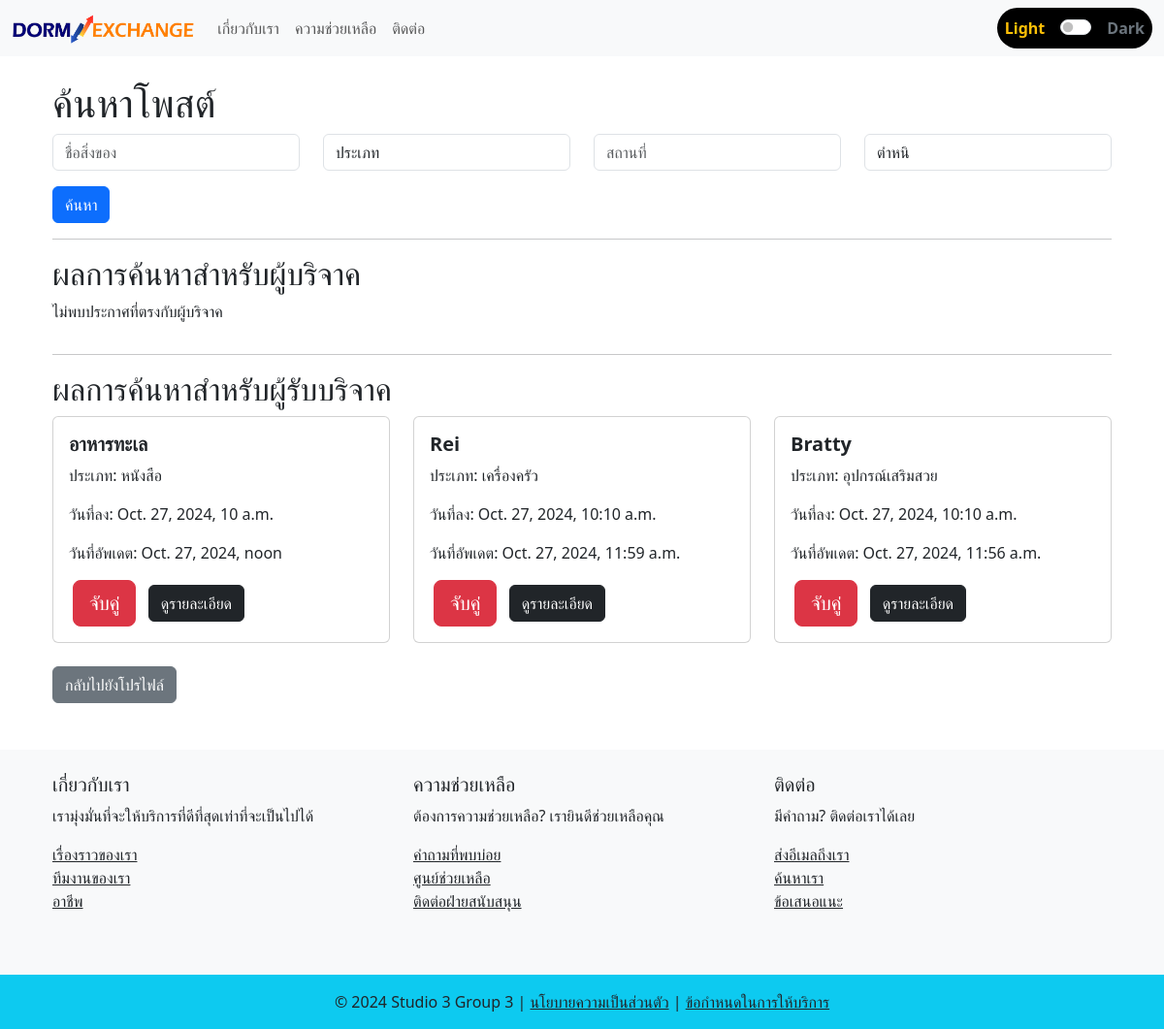
Page /search/ (signed in) on the earlier database version.
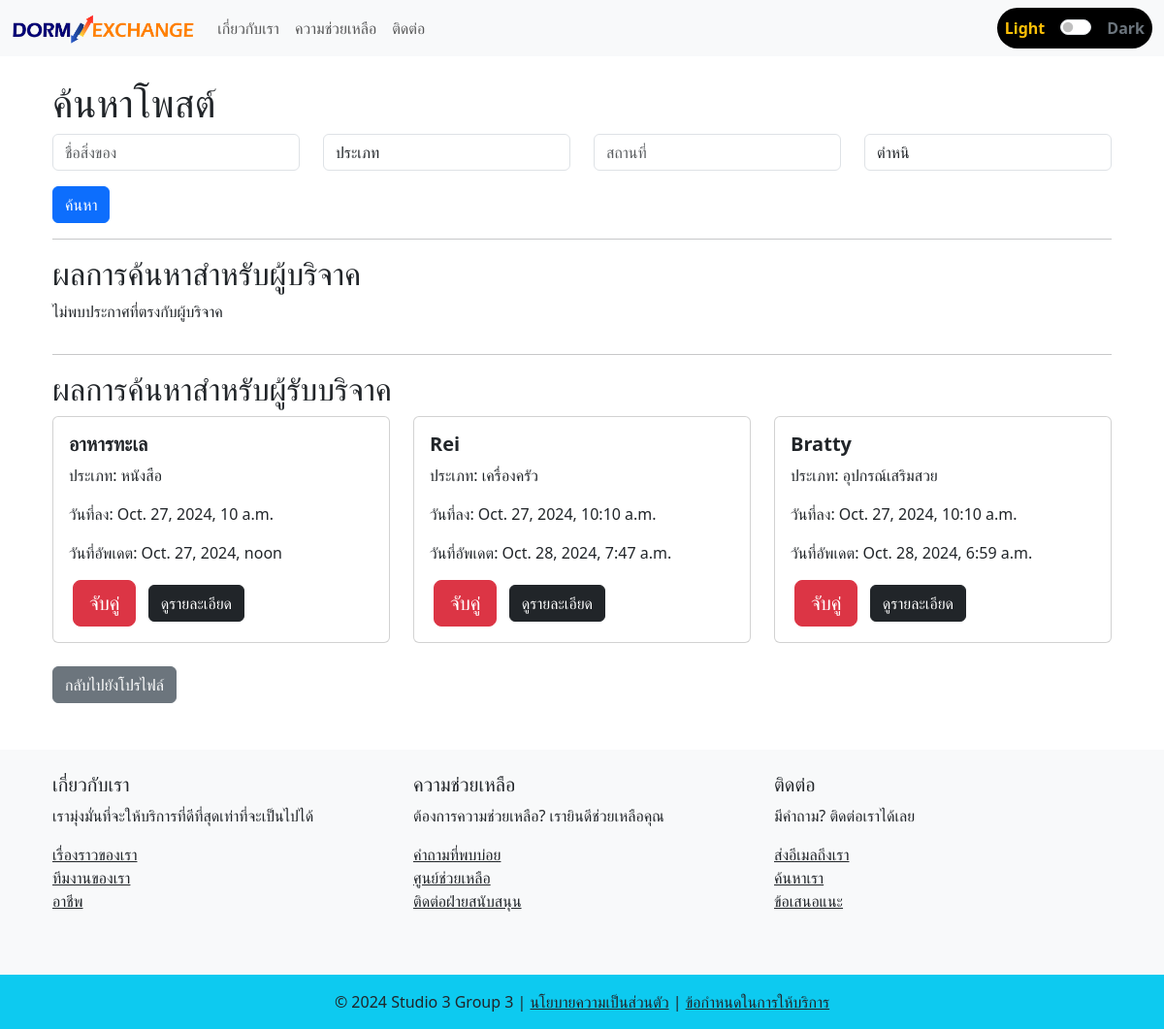
Same page on the later database version.
### myapp/models.py (models this page shows, shortened)
class PostReceiver(models.Model):
    post_ID = models.AutoField(primary_key=True)
    stuff_name = models.CharField(max_length=50)
    categories = models.CharField(max_length=50, choices=CATEGORIES)
    description = models.TextField()
    defect = models.CharField(max_length=50, choices=DEFECT)
    user_profile = models.ForeignKey(UserProfile, on_delete=models.CASCADE)
    place = models.TextField()
    date_limit = models.DateField()
    created_at = models.DateTimeField(default=timezone.now)
    updated_at = models.DateTimeField(auto_now=True)
    is_matched = models.BooleanField(default=False)
    is_confirm = models.BooleanField(default=False)

### myapp/views.py (the view)
# urls.py: path('search/', views.search_posts, name='search_posts'),
def search_posts(request):
    CATEGORIES = [
    ("หนังสือ", "หนังสือ"),
    ("เครื่องครัว", "เครื่องครัว"),
    ("อุปกรณ์เสริมสวย", "อุปกรณ์เสริมสวย"),
    ("เครื่องใช้ไฟฟ้า", "เครื่องใช้ไฟฟ้า"),
    ("เฟอร์นิเจอร์", "เฟอร์นิเจอร์"),
    ("อุปกรณ์สำหรับสัตว์เลี้ยง", "อุปกรณ์สำหรับสัตว์เลี้ยง"),
    ("เสื้อผ้า", "เสื้อผ้า"),
    ]
    DEFECT = [
        ("ไม่มี", "ไม่มี"),
        ("น้อย", "น้อย"),
        ("ปานกลาง", "ปานกลาง"),
        ("มาก", "มาก"),
    ]
    query = request.GET.get("q", "")
    category = request.GET.get("category", "")
    place = request.GET.get("place", "")
    defect = request.GET.get("defect", "")
    user_profile = request.user.profile
    giver_posts = PostGiver.objects.exclude(user_profile=user_profile)
    receiver_posts = PostReceiver.objects.exclude(user_profile=user_profile)
    if query:
        giver_posts = giver_posts.filter(stuff_name__icontains=query)
        receiver_posts = receiver_posts.filter(stuff_name__icontains=query)
    if category:
        giver_posts = giver_posts.filter(categories=category)
        receiver_posts = receiver_posts.filter(categories=category)
    if place:
        giver_posts = giver_posts.filter(place__icontains=place)
        receiver_posts = receiver_posts.filter(place__icontains=place)
    if defect:
        giver_posts = giver_posts.filter(defect=defect)
        receiver_posts = receiver_posts.filter(defect=defect)
    context = {
        "query": query,
        "category": category,
        "place": place,
        "defect": defect,
        "giver_posts": giver_posts,
        "receiver_posts": receiver_posts,
        "user_profile": user_profile,
        "CATEGORIES": CATEGORIES,
        "DEFECT": DEFECT,
    }
    return render(request, "myweb/search_posts.html", context)

### myapp/templates/myweb/search_posts.html (shortened to what the changed rows need)
{% extends 'myweb/base.html' %}
{% block background_style %}
background-color: rgba(255, 255, 255);
{% endblock %}
{% block content %}
<div class="container mt-4">
    <h1>ค้นหาโพสต์</h1>
    <h2>ผลการค้นหาสำหรับผู้บริจาค</h2>
    <h2>ผลการค้นหาสำหรับผู้รับบริจาค</h2>
    <div class="row">
        {% for receiver_post in receiver_posts %}
            <div class="col-md-4 mb-4">
                <div class="card h-100">
                    <div class="card-body">
                        <h5 class="card-title"><strong>{{ receiver_post.stuff_name }}</strong></h5>
                        <p class="card-text">ประเภท: {{ receiver_post.categories }}</p>
                        <p class="card-text">วันที่ลง: {{ receiver_post.created_at }}</p>
                        <p class="card-text">วันที่อัพเดต: {{ receiver_post.updated_at }}</p>
                        <a class="btn btn-danger mx-1 btn-lg" href="" title="จับคู่โพสต์นี้">จับคู่</a>
                        <button type="button" class="btn btn-dark mx-1" data-bs-toggle="modal" data-bs-target="#detailsModal{{ receiver_post.id }}">ดูรายละเอียด</button>
                    </div>
                </div>
            </div>
        {% empty %}
            <p>ไม่พบประกาศที่ตรงกับผู้รับบริจาค</p>
        {% endfor %}
    </div>
</div>
{% endblock %}

Differences in the rows shown:
changed PostReceiver "Rei": updated_at "Oct. 27, 2024, 11:59 a.m." → "Oct. 28, 2024, 7:47 a.m."
changed PostReceiver "Bratty": updated_at "Oct. 27, 2024, 11:56 a.m." → "Oct. 28, 2024, 6:59 a.m."
